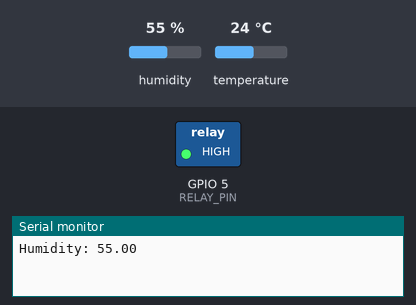
Recording of a sketch running on a simulated ESP32. Shown: switched loads named in the sketch (green lamp = pin HIGH), the last lines printed to the serial monitor. Inputs (shaded band) come from the test bench; at power-on: humidity 55 %, temperature 24 °C. WiFi joins after 1.5 s; servers stay silent unless stated.

Above: at 3.0 s.
3.1 s: humidity set to 41 %
5.8 s: humidity set to 38 %
At 7.0 s:
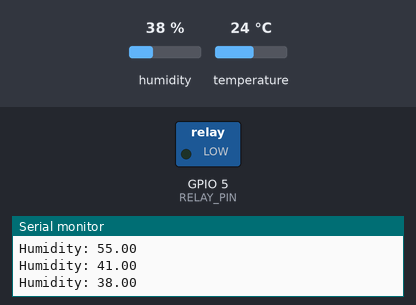
8.5 s: humidity set to 69 %
11.2 s: humidity set to 72 %
At 13.1 s:
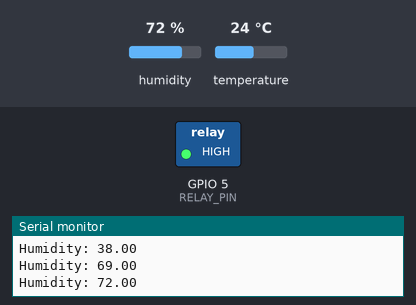
13.9 s: humidity set to 22 %
At 14.3 s:
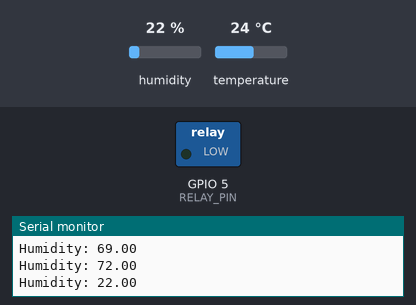
Timing chart, 0 to 16.9 s (numbered marks = the images above; inputs shaded):
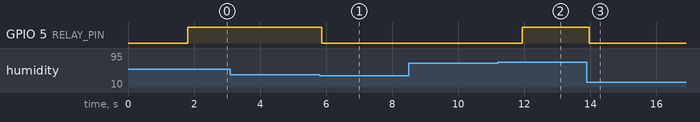

The sketch:

amcs.ino
```cpp
#define BLYNK_PRINT Serial
#include <WiFi.h>
#include <BlynkSimpleEsp32.h>
#include <DHT.h>

#define DHTPIN 4          // DHT11/DHT22 sensor pin
#define DHTTYPE DHT11     // Change to DHT22 if needed
#define RELAY_PIN 5       // Fan relay pin
#define HUMIDITY_THRESHOLD_LOW 40
#define HUMIDITY_THRESHOLD_HIGH 70

DHT dht(DHTPIN, DHTTYPE);
char auth[] = "Your_Blynk_Auth_Token";
char ssid[] = "Your_WiFi_SSID";
char pass[] = "Your_WiFi_Password";

void setup() {
    Serial.begin(115200);
    Blynk.begin(auth, ssid, pass);
    dht.begin();
    pinMode(RELAY_PIN, OUTPUT);
    digitalWrite(RELAY_PIN, HIGH);  // Fan OFF by default
}

void loop() {
    Blynk.run();
    float humidity = dht.readHumidity();
    Serial.println("Humidity: " + String(humidity));

    Blynk.virtualWrite(V1, humidity);  // Send humidity to Blynk app

    if (humidity < HUMIDITY_THRESHOLD_LOW) {
        digitalWrite(RELAY_PIN, LOW);  // Fan ON
        Blynk.notify("Humidity Low! Turning ON Fan.");
        Blynk.virtualWrite(V2, "Fan: ON");
    }
    else if (humidity > HUMIDITY_THRESHOLD_HIGH) {
        digitalWrite(RELAY_PIN, HIGH);  // Fan OFF
        Blynk.notify("Humidity High! Turning OFF Fan.");
        Blynk.virtualWrite(V2, "Fan: OFF");
    }

    delay(2000);  // Update every 2 seconds
}

BLYNK_WRITE(V3) {  // Manual control from Blynk
    int value = param.asInt();
    digitalWrite(RELAY_PIN, value);
    Blynk.virtualWrite(V2, value ? "Fan: OFF" : "Fan: ON");
}
```

Measured:
- the behaviour switches between 40 and 39 % on humidity (found by bisection; images 0 and 1)
- the behaviour switches between 70 and 71 % on humidity (found by bisection; images 1 and 2)
- after the input at 5.8 s, GPIO 5 (RELAY_PIN): HIGH → LOW after 0.08 s
- after the input at 11.2 s, GPIO 5 (RELAY_PIN): LOW → HIGH after 0.75 s
- after the input at 13.9 s, GPIO 5 (RELAY_PIN): HIGH → LOW after 0.07 s
